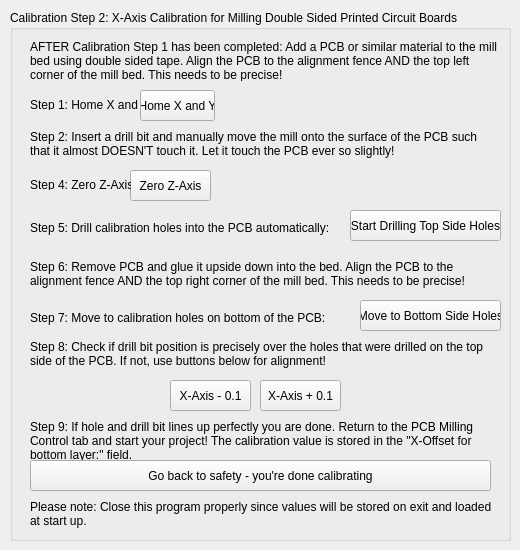
        <widget class="QWidget" name="tab_4">
         <attribute name="title">
          <string>Bottom Side Calibration</string>
         </attribute>
         <widget class="QGroupBox" name="groupBox_3">
          <property name="geometry">
           <rect>
            <x>10</x>
            <y>10</y>
            <width>501</width>
            <height>531</height>
           </rect>
          </property>
          <property name="title">
           <string>Calibration Step 2: X-Axis Calibration for Milling Double Sided Printed Circuit Boards</string>
          </property>
          <widget class="QLabel" name="label_22">
           <property name="geometry">
            <rect>
             <x>20</x>
             <y>30</y>
             <width>471</width>
             <height>41</height>
            </rect>
           </property>
           <property name="text">
            <string>AFTER Calibration Step 1 has been completed: Add a PCB or similar material to the mill bed using double sided tape. Align the PCB to the alignment fence AND the top left corner of the mill bed. This needs to be precise!</string>
           </property>
           <property name="alignment">
            <set>Qt::AlignLeading|Qt::AlignLeft|Qt::AlignTop</set>
           </property>
           <property name="wordWrap">
            <bool>true</bool>
           </property>
          </widget>
          <widget class="QLabel" name="label_23">
           <property name="geometry">
            <rect>
             <x>20</x>
             <y>90</y>
             <width>111</width>
             <height>10</height>
            </rect>
           </property>
           <property name="text">
            <string>Step 1: Home X and Y:</string>
           </property>
          </widget>
          <widget class="QPushButton" name="btnBottomSideHomeXY">
           <property name="geometry">
            <rect>
             <x>130</x>
             <y>80</y>
             <width>75</width>
             <height>31</height>
            </rect>
           </property>
           <property name="text">
            <string>Home X and Y</string>
           </property>
          </widget>
          <widget class="QLabel" name="label_24">
           <property name="geometry">
            <rect>
             <x>20</x>
             <y>120</y>
             <width>471</width>
             <height>31</height>
            </rect>
           </property>
           <property name="text">
            <string>Step 2: Insert a drill bit and manually move the mill onto the surface of the PCB such that it almost DOESN'T touch it. Let it touch the PCB ever so slightly!</string>
           </property>
           <property name="alignment">
            <set>Qt::AlignLeading|Qt::AlignLeft|Qt::AlignTop</set>
           </property>
           <property name="wordWrap">
            <bool>true</bool>
           </property>
          </widget>
          <widget class="QPushButton" name="btnBottomSideZeroZ">
           <property name="geometry">
            <rect>
             <x>120</x>
             <y>160</y>
             <width>81</width>
             <height>31</height>
            </rect>
           </property>
           <property name="text">
            <string>Zero Z-Axis</string>
           </property>
          </widget>
          <widget class="QLabel" name="label_25">
           <property name="geometry">
            <rect>
             <x>20</x>
             <y>170</y>
             <width>101</width>
             <height>10</height>
            </rect>
           </property>
           <property name="text">
            <string>Step 4: Zero Z-Axis:</string>
           </property>
          </widget>
          <widget class="QLabel" name="label_26">
           <property name="geometry">
            <rect>
             <x>20</x>
             <y>210</y>
             <width>321</width>
             <height>16</height>
            </rect>
           </property>
           <property name="text">
            <string>Step 5: Drill calibration holes into the PCB automatically:</string>
           </property>
          </widget>
          <widget class="QPushButton" name="btnBottomSideDrillHoles">
           <property name="geometry">
            <rect>
             <x>340</x>
             <y>200</y>
             <width>151</width>
             <height>31</height>
            </rect>
           </property>
           <property name="text">
            <string>Start Drilling Top Side Holes</string>
           </property>
          </widget>
          <widget class="QLabel" name="label_27">
           <property name="geometry">
            <rect>
             <x>20</x>
             <y>250</y>
             <width>471</width>
             <height>31</height>
            </rect>
           </property>
           <property name="text">
            <string>Step 6: Remove PCB and glue it upside down into the bed. Align the PCB to the alignment fence AND the top right corner of the mill bed. This needs to be precise!</string>
           </property>
           <property name="alignment">
            <set>Qt::AlignLeading|Qt::AlignLeft|Qt::AlignTop</set>
           </property>
           <property name="wordWrap">
            <bool>true</bool>
           </property>
          </widget>
          <widget class="QPushButton" name="btnBottomSideMoveToHoles">
           <property name="geometry">
            <rect>
             <x>350</x>
             <y>290</y>
             <width>141</width>
             <height>31</height>
            </rect>
           </property>
           <property name="text">
            <string>Move to Bottom Side Holes</string>
           </property>
          </widget>
          <widget class="QLabel" name="label_28">
           <property name="geometry">
            <rect>
             <x>20</x>
             <y>300</y>
             <width>331</width>
             <height>16</height>
            </rect>
           </property>
           <property name="text">
            <string>Step 7: Move to calibration holes on bottom of the PCB:</string>
           </property>
          </widget>
          <widget class="QLabel" name="label_29">
           <property name="geometry">
            <rect>
             <x>20</x>
             <y>330</y>
             <width>471</width>
             <height>41</height>
            </rect>
           </property>
           <property name="text">
            <string>Step 8: Check if drill bit position is precisely over the holes that were drilled on the top side of the PCB. If not, use buttons below for alignment!</string>
           </property>
           <property name="alignment">
            <set>Qt::AlignLeading|Qt::AlignLeft|Qt::AlignTop</set>
           </property>
           <property name="wordWrap">
            <bool>true</bool>
           </property>
          </widget>
          <widget class="QPushButton" name="btnBottomSidePlusX">
           <property name="geometry">
            <rect>
             <x>250</x>
             <y>370</y>
             <width>81</width>
             <height>31</height>
            </rect>
           </property>
           <property name="text">
            <string>X-Axis + 0.1</string>
           </property>
          </widget>
          <widget class="QPushButton" name="btnBottomSideMinusX">
           <property name="geometry">
            <rect>
             <x>160</x>
             <y>370</y>
             <width>81</width>
             <height>31</height>
            </rect>
           </property>
           <property name="text">
            <string>X-Axis - 0.1</string>
           </property>
          </widget>
          <widget class="QLabel" name="label_30">
           <property name="geometry">
            <rect>
             <x>20</x>
             <y>410</y>
             <width>471</width>
             <height>41</height>
            </rect>
           </property>
           <property name="text">
            <string>Step 9: If hole and drill bit lines up perfectly you are done. Return to the PCB Milling Control tab and start your project! The calibration value is stored in the &quot;X-Offset for bottom layer:&quot; field.</string>
           </property>
           <property name="alignment">
            <set>Qt::AlignLeading|Qt::AlignLeft|Qt::AlignTop</set>
           </property>
           <property name="wordWrap">
            <bool>true</bool>
           </property>
          </widget>
          <widget class="QLabel" name="label_31">
           <property name="geometry">
            <rect>
             <x>20</x>
             <y>490</y>
             <width>471</width>
             <height>31</height>
            </rect>
           </property>
           <property name="text">
            <string>Please note: Close this program properly since values will be stored on exit and loaded at start up.</string>
           </property>
           <property name="alignment">
            <set>Qt::AlignLeading|Qt::AlignLeft|Qt::AlignTop</set>
           </property>
           <property name="wordWrap">
            <bool>true</bool>
           </property>
          </widget>
          <widget class="QPushButton" name="btnBottomSideCalibrationDone">
           <property name="geometry">
            <rect>
             <x>20</x>
             <y>450</y>
             <width>461</width>
             <height>31</height>
            </rect>
           </property>
           <property name="text">
            <string>Go back to safety - you're done calibrating</string>
           </property>
          </widget>
         </widget>
        </widget>
